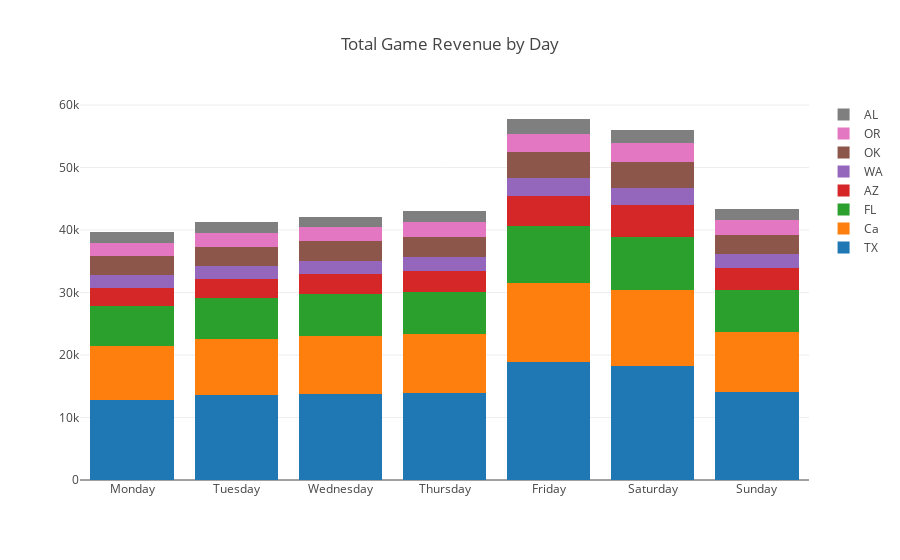

Notebook source saved alongside this figure:
### Code cell
layout = go.Layout(title="Total Game Revenue by Day",barmode='stack')
fig = go.Figure(data=get_traces2(x), layout=layout)
offline.iplot(fig, filename='game-revenue-bar')

### Figure 1 — Plotly figure (JSON) as saved in the notebook; plotly's stock layout.template omitted (floating-point values rounded to 4 significant figures)
{"data": [{"name": "TX", "type": "bar", "uid": "dad00716-8c22-4021-aef4-a9a22910947e", "x": ["Monday", "Tuesday", "Wednesday", "Thursday", "Friday", "Saturday", "Sunday"], "y": [12750.0, 13580.0, 13750.0, 13860.0, 18810.0, 18300.0, 14080.0]}, {"name": "Ca", "type": "bar", "uid": "f7f20254-f9d9-4a0a-bc45-61acbf44c249", "x": ["Monday", "Tuesday", "Wednesday", "Thursday", "Friday", "Saturday", "Sunday"], "y": [8772.0, 9030.0, 9265.0, 9509.0, 12750.0, 12090.0, 9551.0]}, {"name": "FL", "type": "bar", "uid": "290e2b40-c085-4582-8e64-ec826e709e19", "x": ["Monday", "Tuesday", "Wednesday", "Thursday", "Friday", "Saturday", "Sunday"], "y": [6267.0, 6497.0, 6773.0, 6787.0, 9060.0, 8473.0, 6808.0]}, {"name": "AZ", "type": "bar", "uid": "1002fe08-9938-4c29-9f5e-b956c4645c9a", "x": ["Monday", "Tuesday", "Wednesday", "Thursday", "Friday", "Saturday", "Sunday"], "y": [3000.0, 3043.0, 3119.0, 3271, 4831.0, 5108.0, 3540.0]}, {"name": "WA", "type": "bar", "uid": "123b0430-0d8f-4b65-ae3f-bccdabdee159", "x": ["Monday", "Tuesday", "Wednesday", "Thursday", "Friday", "Saturday", "Sunday"], "y": [2075.0, 2066.0, 2196.0, 2187.0, 2818.0, 2801, 2197.0]}, {"name": "OK", "type": "bar", "uid": "5c5a542f-48a9-4345-9b49-3e7808908427", "x": ["Monday", "Tuesday", "Wednesday", "Thursday", "Friday", "Saturday", "Sunday"], "y": [3022.0, 3137.0, 3176.0, 3338.0, 4143.0, 4093.0, 3053.0]}, {"name": "OR", "type": "bar", "uid": "7a527c04-0d7c-4e65-909d-22c4f9b3f33a", "x": ["Monday", "Tuesday", "Wednesday", "Thursday", "Friday", "Saturday", "Sunday"], "y": [2106.0, 2175.0, 2170.0, 2270, 3010.0, 3016.0, 2334.0]}, {"name": "AL", "type": "bar", "uid": "112331c2-8340-4360-a97c-41655bdd5a5e", "x": ["Monday", "Tuesday", "Wednesday", "Thursday", "Friday", "Saturday", "Sunday"], "y": [1620.0, 1694.0, 1701.0, 1773.0, 2340.0, 2190.0, 1803.0]}], "layout": {"barmode": "stack", "title": "Total Game Revenue by Day"}}
